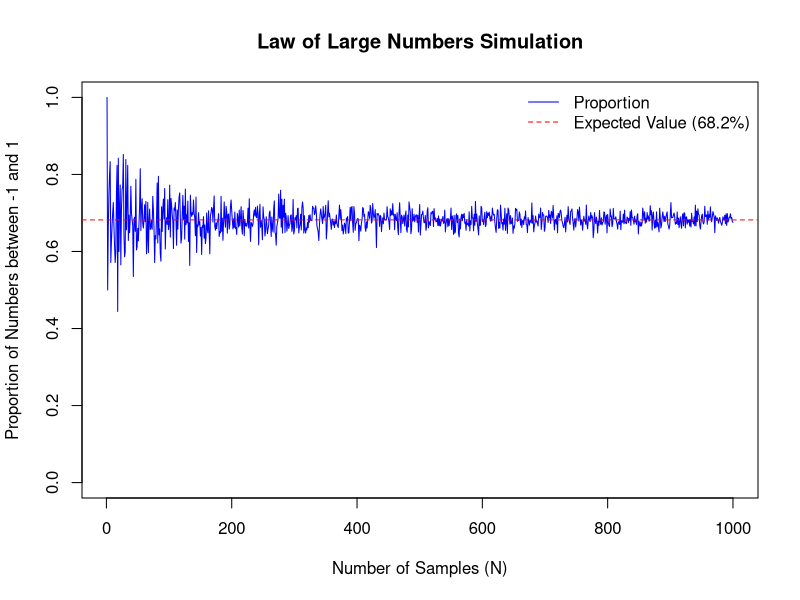

This figure's R source:
# Function to simulate the experiment and calculate the proportion of numbers falling between -1 and 1
simulate_experiment <- function(N) {
  # Generate N random normally distributed numbers
  numbers <- rnorm(N, mean = 0, sd = 1)
  
  # Count how many numbers fall between -1 and 1
  count <- sum(numbers > -1 & numbers < 1)
  
  # Calculate the proportion
  proportion <- count / N
  
  return(proportion)
}

# Set the number of iterations
iterations <- 1000

# Initialize a vector to store results
results <- numeric(iterations)

# Perform the experiment for different values of N
for (i in 1:iterations) {
  results[i] <- simulate_experiment(i)
}

# Plotting the results
plot(1:iterations, results, type = "l", xlab = "Number of Samples (N)", ylab = "Proportion of Numbers between -1 and 1", 
     main = "Law of Large Numbers Simulation", col = "blue", ylim = c(0, 1))

# Adding a horizontal line at 68.2% (expected value)
abline(h = 0.682, col = "red", lty = 2)

# Adding a legend
legend("topright", legend = c("Proportion", "Expected Value (68.2%)"), col = c("blue", "red"), lty = c(1, 2), bty = "n")

